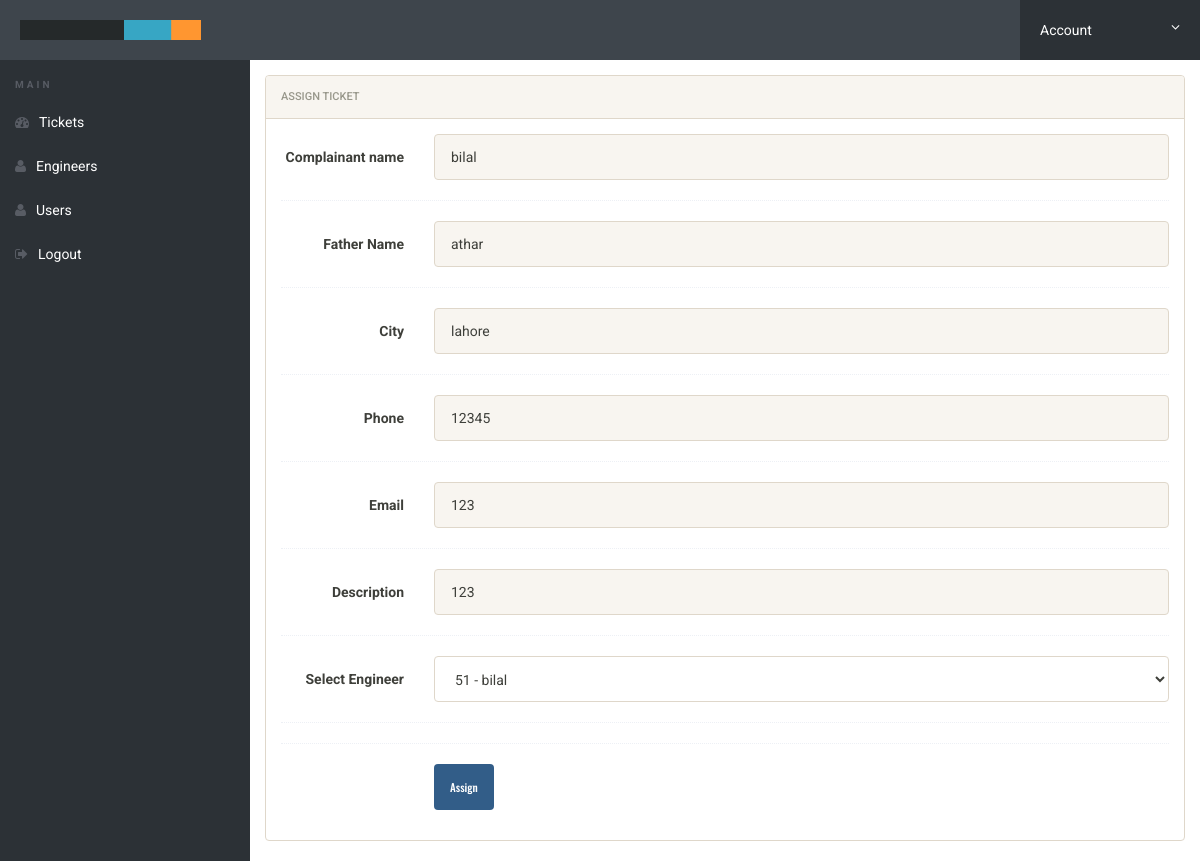
Page /admin/assignticket.php?id=1 (signed in) on the committed database.
### tables this page shows
CREATE TABLE IF NOT EXISTS `ticket` (
  `id` int(9) NOT NULL AUTO_INCREMENT,
  `complainant_name` varchar(100) NOT NULL,
  `father_name` varchar(100) NOT NULL,
  `city` varchar(100) NOT NULL,
  `phone` varchar(50) NOT NULL,
  `email` varchar(100) NOT NULL,
  `description` varchar(2000) NOT NULL,
  `image` varchar(200) NOT NULL,
  `state` int(2) NOT NULL,
  `engineer_id` int(9) NOT NULL DEFAULT '0',
  `remarks` varchar(500) NOT NULL,
  `user_id` int(9) NOT NULL,
  `datetime` datetime NOT NULL DEFAULT CURRENT_TIMESTAMP,
  PRIMARY KEY (`id`)
);

### admin/assignticket.php (the view, shortened to what this page needs)
<?php
include_once("config.php");
include_once("header.php");
if(isset($_GET['id']))
{
	$id = $_GET['id'];
	$sql = "SELECT * FROM ticket where id='$id'";
	$result = mysqli_query($conn, $sql);
	$row = mysqli_fetch_assoc($result);
}
?>
<div class="content-wrapper">
			<div class="container-fluid">
					<div class="row">
							<div class="col-md-12">
								<div class="panel panel-default">
									<div class="panel-heading">Assign Ticket</div>
									<div class="panel-body">
										<form method="POST" class="form-horizontal" enctype="multipart/form-data">
											<div class="form-group">
												<label class="col-sm-2 control-label">Complainant name</label>
												<div class="col-sm-10">
													<input type="text" class="form-control" name="complainant_name" value="<?php echo $row['complainant_name']; ?>" disabled/>
												</div>
											</div>
											<div class="hr-dashed"></div>
											<div class="form-group">
												<label class="col-sm-2 control-label">Father Name</label>
												<div class="col-sm-10">
													<input type="email" class="form-control" name="father_name" value="<?php echo $row['father_name']; ?>" disabled/>
												</div>
											</div>
											<div class="hr-dashed"></div>
											<div class="form-group">
												<label class="col-sm-2 control-label">City</label>
												<div class="col-sm-10">
													<input type="text" class="form-control" name="city" value="<?php echo $row['city']; ?>" disabled/>
												</div>
											</div>
											<div class="hr-dashed"></div>
											<div class="form-group">
												<label class="col-sm-2 control-label">Phone</label>
												<div class="col-sm-10">
													<input type="text" class="form-control" name="phone" value="<?php echo $row['phone']; ?>" disabled/>
												</div>
											</div>
											<div class="hr-dashed"></div>
											<div class="form-group">
												<label class="col-sm-2 control-label">Email</label>
												<div class="col-sm-10">
													<input type="text" class="form-control" name="email" value="<?php echo $row['email']; ?>" disabled/>
												</div>
											</div>
											<div class="hr-dashed"></div>
											<div class="form-group">
												<label class="col-sm-2 control-label">Description</label>
												<div class="col-sm-10">
													<input type="text" class="form-control" name="description" value="<?php echo $row['description']; ?>" disabled/>
												</div>
											</div>
											<div class="hr-dashed"></div>
											<div class="form-group">
												<label class="col-sm-2 control-label">Select Engineer</label>
												<div class="col-sm-10">
													<select class="form-control" name="engineer_id">
													<?php
														$engineerSql = "SELECT * FROM user where type='2' and is_active = '1'";
														$engineerResult = mysqli_query($conn, $engineerSql);
													    while($engineerRow = mysqli_fetch_assoc($engineerResult)) {
													    	echo '<option value="'.$engineerRow["id"].'">'.$engineerRow["id"].' - '.$engineerRow["name"].'</option>';
													    }
													?>
													</select>
												</div>
											</div>
											<div class="hr-dashed"></div>
											<div class="hr-dashed"></div>
											<div class="form-group">
												<label class="col-sm-2 control-label"></label>
												<div class="col-sm-10">
													<button class="btn btn-primary" type="submit" name="assignTicket_button">Assign</button>
												</div>
											</div>
										</form>
									</div>
								</div>
							</div>
							</div>
				</div>
			</div>
		</div>
<?php
include_once("footer.php");
?>

### admin/css/style.css (style rules this page uses)
html { font-size: 14px; }
@media only screen and (min-width: 480px) { html { font-size: 17px; } }
@media only screen and (min-width: 768px) { html { font-size: 14px; } }
body { font-size: 1em; }
.btn { font-family: 'Oswald', sans-serif; }
.hr-dashed { background-color: transparent; border-top: 1px dotted #edf0f5; color: transparent; height: 1px; margin: 20px 0; }
.panel { overflow: hidden; }
.btn { text-transform: none; }
.ts-main-content .content-wrapper { padding-top: 15px; margin-top: 60px; }
@media only screen and (min-width: 992px) { .ts-main-content .content-wrapper { margin-left: 250px; } }

### rows in the picture
ticket: complainant_name "bilal", father_name "athar", city "lahore", phone "12345", email "123", description "123"

### other values in the picture
form field engineer_id "51 - bilal"
